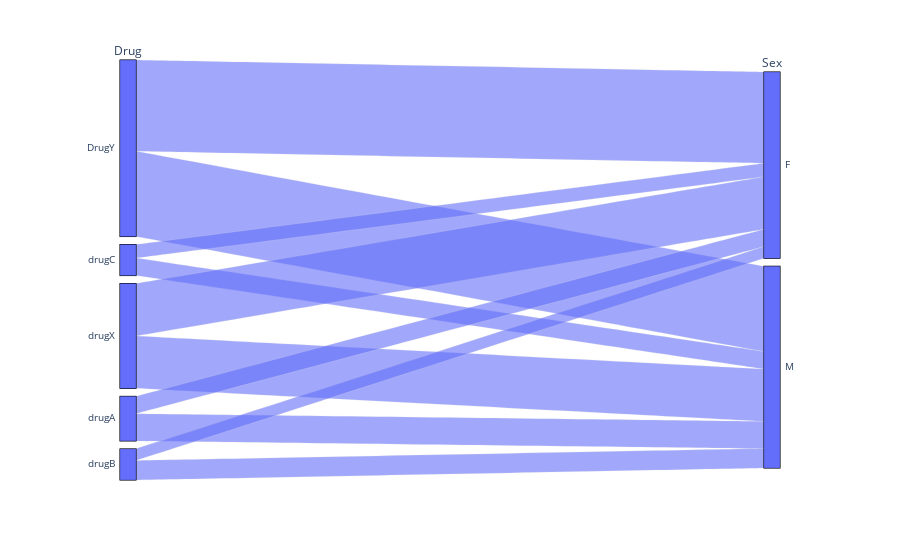

Source (notebook cell):
### Code cell
grafico = px.parallel_categories(df, dimensions=['Drug', 'Sex'])
grafico.show()

### Figure 1 — Plotly figure (JSON) as saved in the notebook; plotly's stock layout.template omitted (floating-point values rounded to 4 significant figures; data arrays with more than 128 entries replaced by an {"elided": "..."} marker saying what was removed)
{"data": [{"dimensions": [{"label": "Drug", "values": {"elided": "200 str values"}}, {"label": "Sex", "values": {"elided": "200 str values"}}], "domain": {"x": [0, 1], "y": [0, 1]}, "name": "", "type": "parcats"}], "layout": {"legend": {"tracegroupgap": 0}, "margin": {"t": 60}}}
